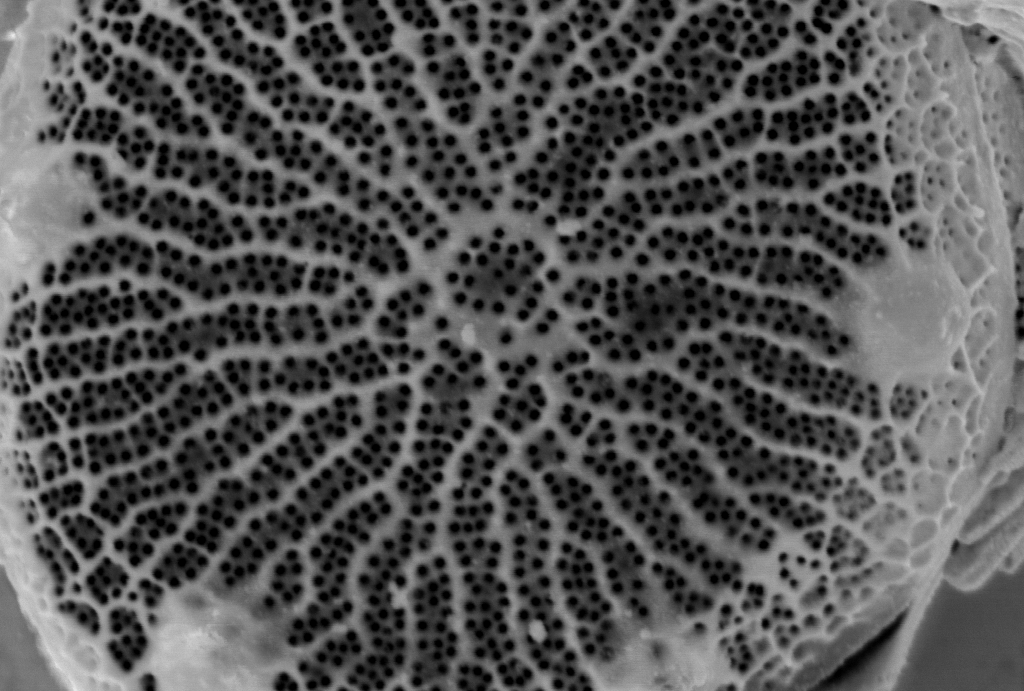
#> input picture work/CNMS/cropped_Wild052.tif, 1024 x 691 px
$ jupyter execute 'testing again.ipynb'
#> lines starting #> are read from the running program, lines starting #| are printed output that depends on the picture; after the words box and inside, x2 and y2 are one past the last pixel; in counts of white or black regions, pixels touching at a corner belong together
[cell 1]
import matplotlib.pyplot as plt
import matplotlib.image as mpimg
import numpy as np
from PIL import Image
import cv2

img=mpimg.imread('cropped_Wild052.tif')
#> img is the input picture: shape (691, 1024, 4); mean R, G, B, A 83.7, 83.7, 83.7, 255
imgplot = plt.imshow(img)

[cell 2]
lum_img = img[:,:,0]
plt.imshow(lum_img)

[cell 3]
#trying to smooth an image
import cv2
import numpy as np
from matplotlib import pyplot as plt

img = cv2.imread('cropped_Wild052.tif')
#> img: shape (691, 1024, 3)
blur = cv2.blur(img,(14, 14))
plt.subplot(121),plt.imshow(img)
plt.xticks([]), plt.yticks([])
plt.subplot(122),plt.imshow(blur)
plt.xticks([]), plt.yticks([])
plt.show()
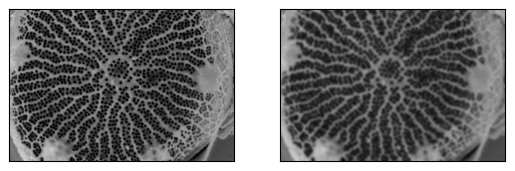
#> figure drawn by matplotlib, 2 panels
#for future, showing the plot is unnecessary; can leave that out and put it at the top

[cell 4]
#dilating the blurred image
from skimage.morphology import dilation
dilated_img=dilation(blur)
image=plt.subplot()
image.imshow(dilated_img)

[cell 5]
#non blurred threshold
img2 = cv2.imread('cropped_Wild052.tif', 0)
ret,th= cv2.threshold(img2,0,255,cv2.THRESH_BINARY+cv2.THRESH_OTSU)
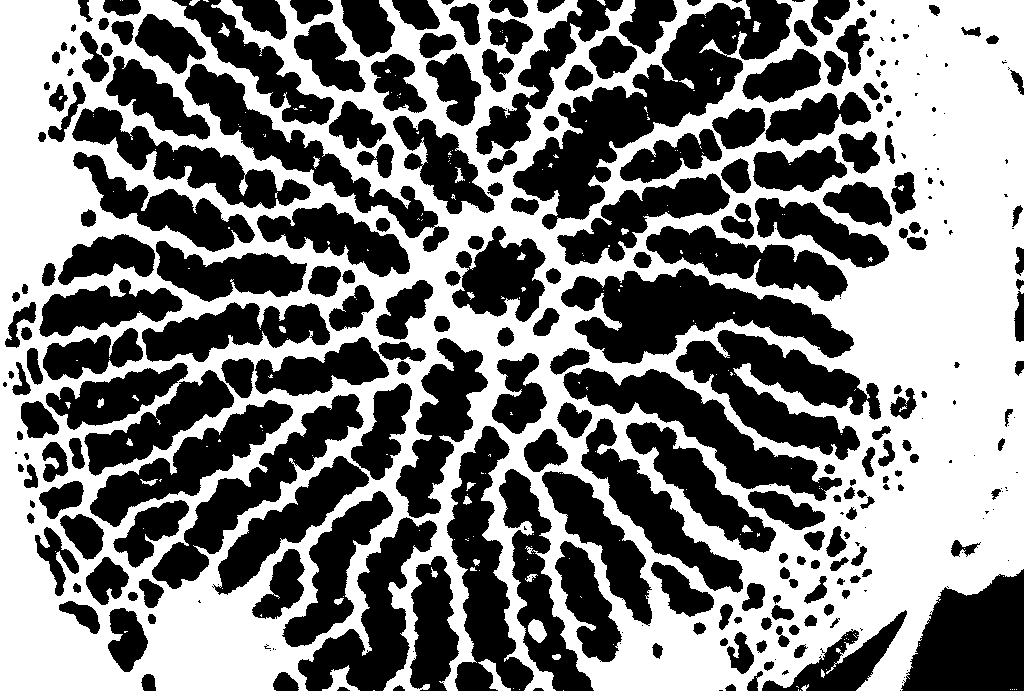
#> th: shape (691, 1024); 49.2% white; 205 white regions (172 under 20 px), largest, box (x1, y1, x2, y2) and area: (0, 0, 1024, 691) 345186, (322, 665, 360, 691) 392, (478, 659, 511, 691) 339
#> ret = 84
print(ret)
#| 84.0

lum_img = img[:,:,0] > ret
plt.imshow(lum_img)

[cell 6]
#blurred threshold otsu
from skimage.filters import threshold_otsu
th=threshold_otsu(blur)
#> th = 88
print(th)
#| 88

blur_img = blur[:,:,0] > th
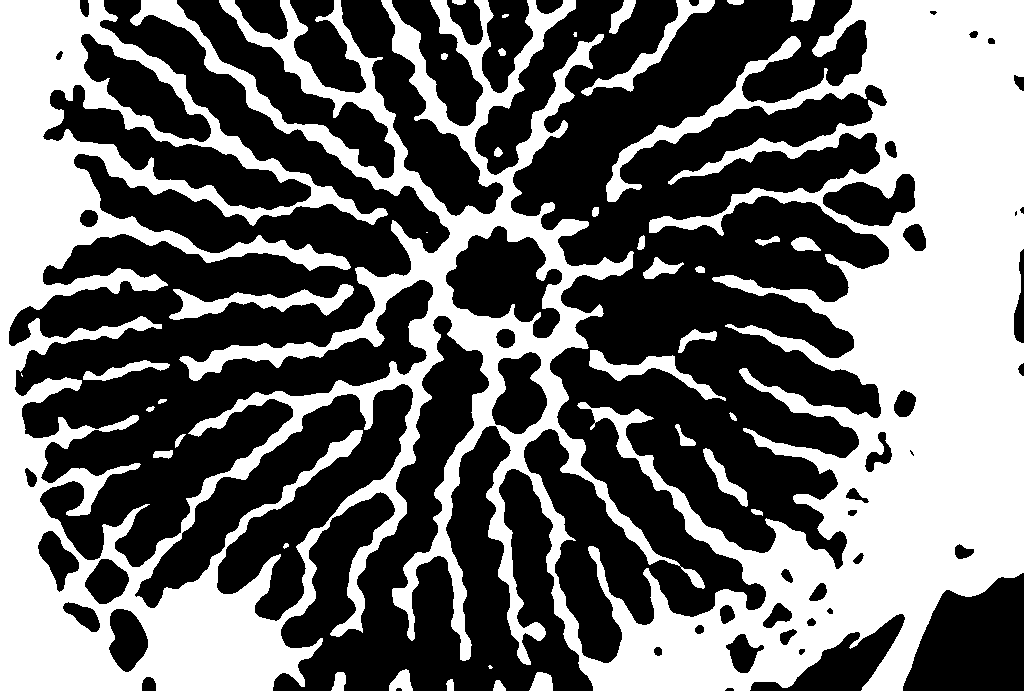
#> blur_img: shape (691, 1024) bool; 42.8% white; 38 white regions (4 under 20 px), largest, box (x1, y1, x2, y2) and area: (0, 0, 1024, 691) 291461, (169, 284, 354, 320) 2420, (581, 0, 715, 96) 1850
blurimgplot=plt.imshow(blur_img)

[cell 7]
#blurred threshold yen--seems to work slightly better with the little dots in the purple
from skimage.filters import threshold_yen
thyen=threshold_yen(blur)
#> thyen = 99

yenblur = blur[:,:,0] > thyen
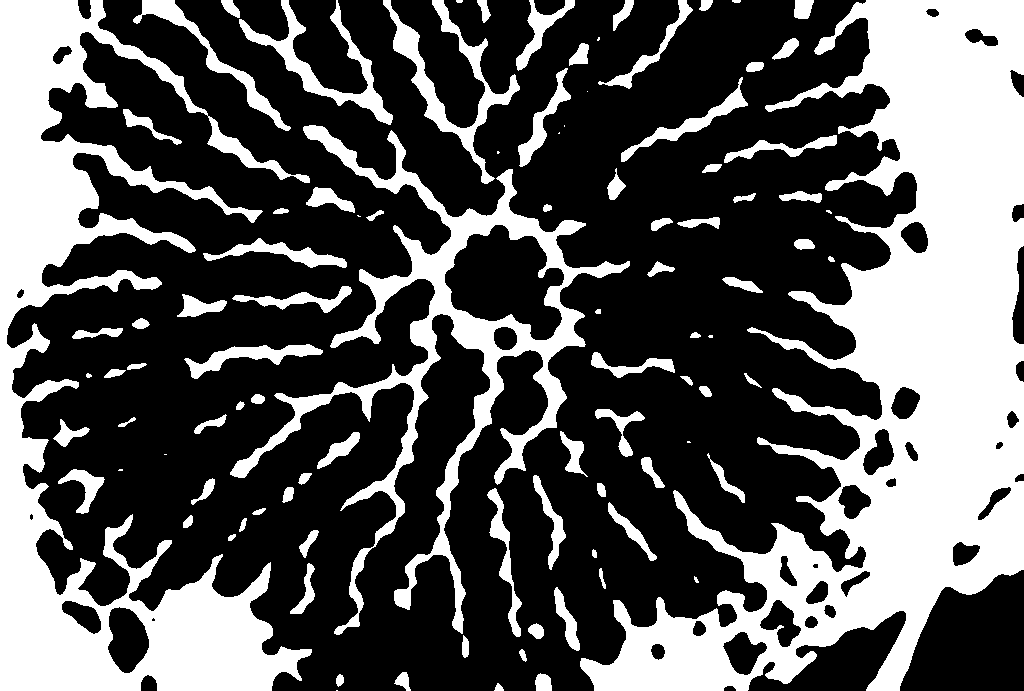
#> yenblur: shape (691, 1024) bool; 35.1% white; 98 white regions (13 under 20 px), largest, box (x1, y1, x2, y2) and area: (580, 0, 1024, 691) 117973, (0, 0, 312, 691) 66739, (230, 125, 630, 635) 26866
blurimgplot=plt.imshow(yenblur)

[cell 8]
#blurred dilated threshold---too many dots left
from skimage.filters import threshold_otsu
th2=threshold_otsu(dilated_img)
#> th2 = 90
print(th2)
#| 90

dil_blur = img[:,:,0] > th2
#> dil_blur: shape (691, 1024) bool; 46.1% white; 150 white regions (124 under 20 px), largest, box (x1, y1, x2, y2) and area: (0, 0, 1024, 691) 323329, (384, 650, 421, 691) 488, (323, 668, 359, 691) 339
plt.imshow(dil_blur)

[cell 9]
#gets rid of more little dots in the middle of the purple
from skimage.morphology import closing, opening
openimg=opening(yenblur)
#> openimg: shape (691, 1024) bool; 35.1% white; 103 white regions (8 under 20 px), largest, box (x1, y1, x2, y2) and area: (580, 0, 1024, 691) 117951, (0, 0, 312, 691) 65413, (230, 125, 630, 634) 26087
image=plt.subplot()
image.imshow(openimg)

[cell 10]
#using blurred,opened; the opening doesn't make much of a difference
from skimage.morphology import skeletonize
yenskeleton = skeletonize(openimg)
#> yenskeleton: shape (691, 1024) bool; 2% white in thin lines or dots
ax = plt.subplot()

from matplotlib.colors import LinearSegmentedColormap
cdict2 = {'red':   ((0.0, 0.0, 0.0),
                   (0.1, 1.0, 1.0),
                   (1.0, 1.0, 1.0)),

         'green': ((0.0, 0.0, 0.0),
                   (1.0, 0.0, 0.0)),

        'blue':  ((0.0, 0.0, 0.0),
                   (1.0, 0.0, 0.0))
        }
red2 = LinearSegmentedColormap('Red2', cdict2)
ax.imshow(yenskeleton, cmap=red2, interpolation= 'bilinear')
#this is slightly cleaner

[cell 11]
#using blurred
from skimage.morphology import skeletonize
skeleton = skeletonize(blur_img)
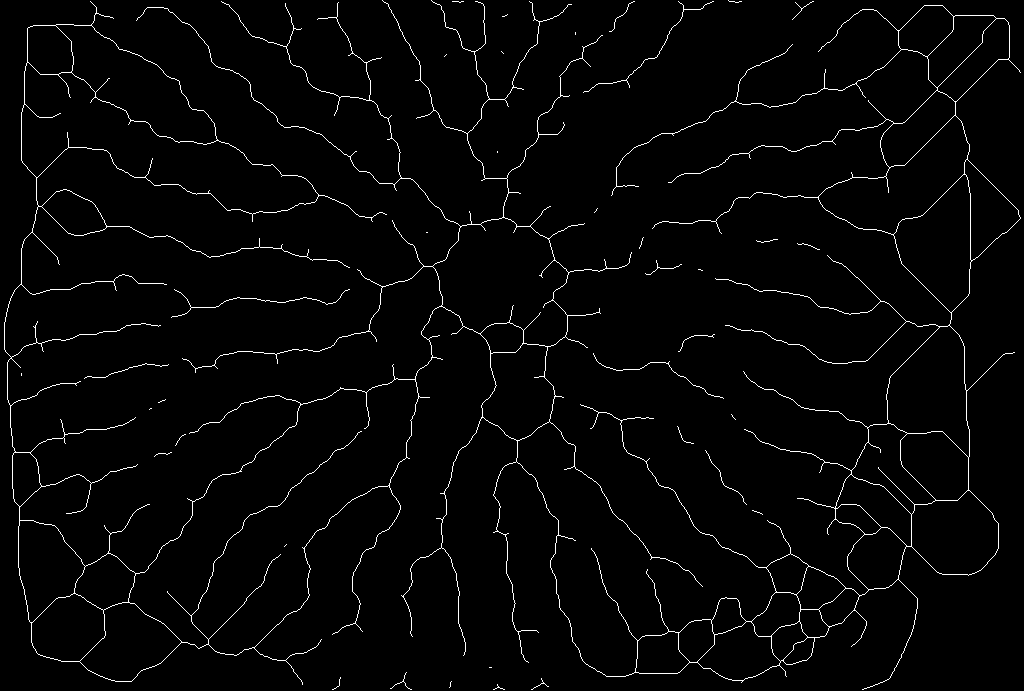
#> skeleton: shape (691, 1024) bool; 2.3% white in thin lines or dots
ax = plt.subplot()

from matplotlib.colors import LinearSegmentedColormap
cdict2 = {'red':   ((0.0, 0.0, 0.0),
                   (0.1, 1.0, 1.0),
                   (1.0, 1.0, 1.0)),

         'green': ((0.0, 0.0, 0.0),
                   (1.0, 0.0, 0.0)),

        'blue':  ((0.0, 0.0, 0.0),
                   (1.0, 0.0, 0.0))
        }
red2 = LinearSegmentedColormap('Red2', cdict2)
ax.imshow(skeleton, cmap=red2, interpolation= 'bilinear')

[cell 12]
#this doesn't work; we're not going to try to fix it unless we need a better overlay later
from numpy import zeros
#print(np.shape(skeleton))
#print(np.shape(lum_img))

#print((skeleton))
#use skeleton and lum_img
(r,c)=(np.shape(skeleton))
print(r,c)
#| 691 1024
pic = zeros(shape=(r,c,3))
pic[:,:,0]=skeleton*(1-lum_img)+lum_img
pic[:,:,1]=(1-skeleton)*lum_img
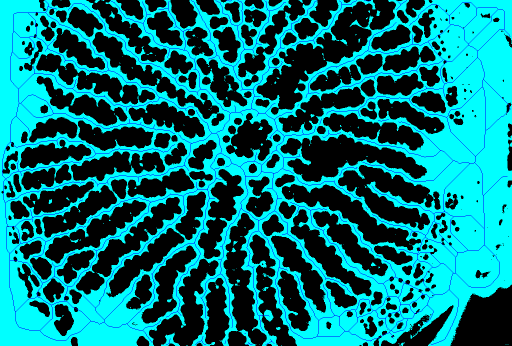
#> pic: shape (691, 1024, 3) float64 (shown at 1/2 size); mean of channels 0, 1, 2 0.492, 0.469, 0; drawn as B, G, R
pic[:,:,2]=(1-skeleton)*lum_img
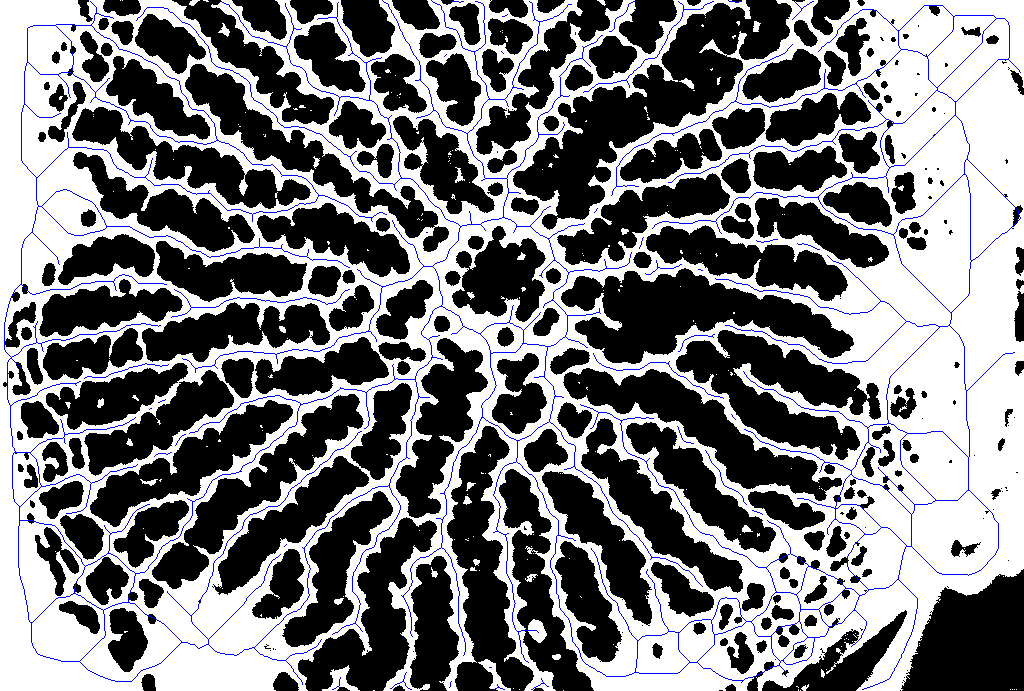
#> pic: shape (691, 1024, 3) float64; mean of channels 0, 1, 2 0.492, 0.469, 0.469; drawn as B, G, R
#print(pic)

#doesn't work
from PIL import Image
# [4 lines of commented-out code are left out]

[cell 13]
#blurred
img=mpimg.imread('cropped_Wild052.tif')
imgplot = plt.imshow(img, alpha=0.9)
ax = plt.subplot()
ax.imshow(yenskeleton, cmap=red2, interpolation='sinc', alpha=.42)
plt.show()

$ run again, with work/CNMS/cropped_Wild004.tif copied over work/CNMS/cropped_Wild052.tif
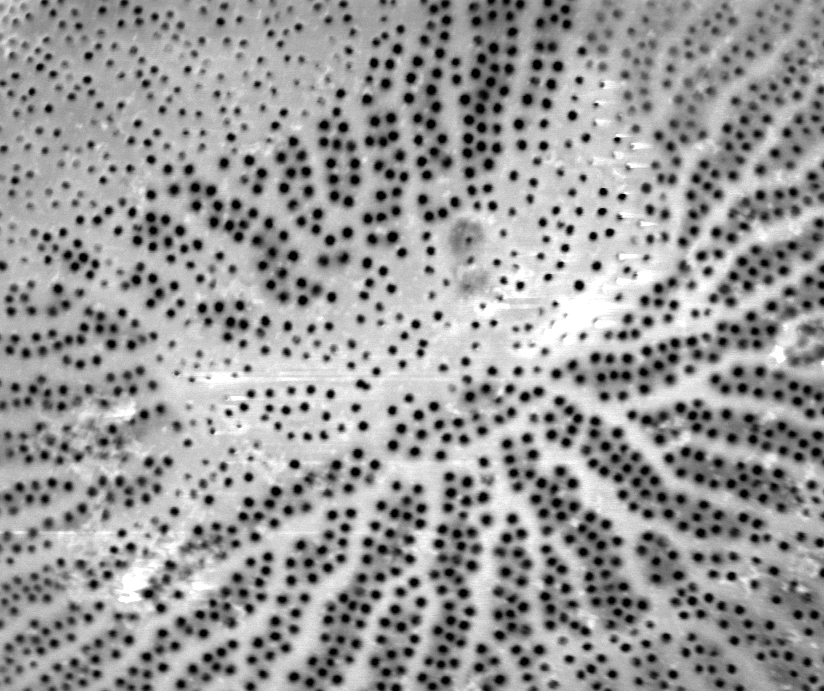
#> input picture work/CNMS/cropped_Wild004.tif, 824 x 691 px
#> img is the input picture: shape (691, 824, 4); mean R, G, B, A 153.9, 153.9, 153.9, 255
#> img: shape (691, 824, 3)
#> `ret,th= cv2.threshold(img2,0,255,cv2.THRESH_BINARY+cv2.THRESH_OTSU)`:
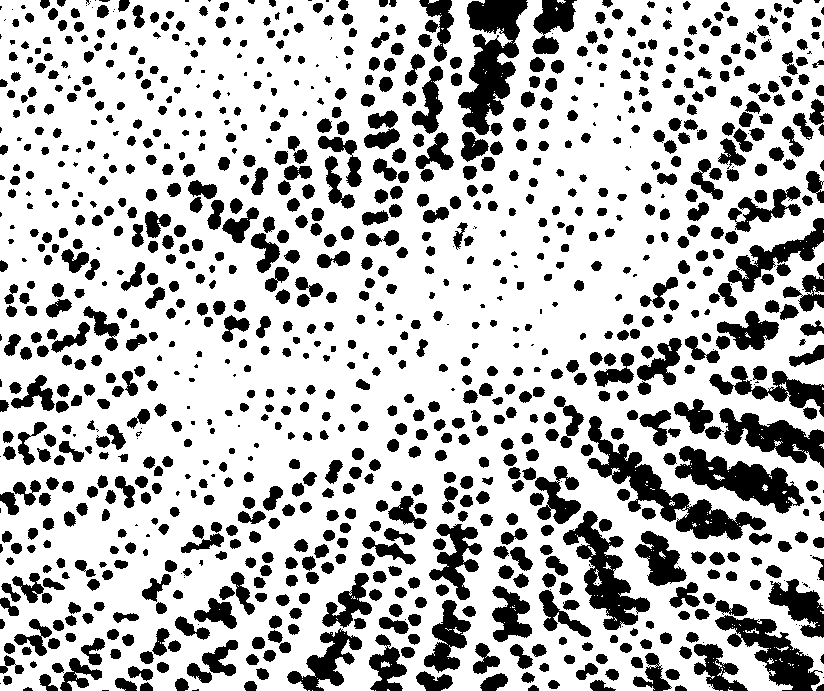
#> th: shape (691, 824); 73.1% white; 1061 black regions (126 under 20 px), largest, box (x1, y1, x2, y2) and area: (587, 416, 766, 540) 4910, (458, 0, 528, 135) 4860, (675, 446, 804, 514) 3711
#> ret = 129
#| 129.0
#> `th=threshold_otsu(blur)`: th = 152
#| 152
#> blur_img: shape (691, 824) bool; 52.1% white; 173 black regions (11 under 20 px), largest, box (x1, y1, x2, y2) and area: (400, 0, 580, 226) 22033, (635, 530, 824, 691) 15794, (551, 216, 824, 403) 13178
#> thyen = 150
#> yenblur: shape (691, 824) bool; 53.9% white; 175 black regions (17 under 20 px), largest, box (x1, y1, x2, y2) and area: (401, 0, 579, 205) 20644, (635, 530, 824, 691) 15396, (501, 433, 690, 691) 12042
#> th2 = 155
#| 155
#> dil_blur: shape (691, 824) bool; 57.9% white; 842 black regions (290 under 20 px), largest, box (x1, y1, x2, y2) and area: (634, 530, 824, 691) 12109, (457, 0, 581, 181) 11193, (500, 437, 652, 637) 8540
#> openimg: shape (691, 824) bool; 53.8% white; 170 black regions (17 under 20 px), largest, box (x1, y1, x2, y2) and area: (401, 0, 579, 205) 20667, (635, 530, 824, 691) 15415, (501, 433, 690, 691) 12051
#> yenskeleton: shape (691, 824) bool; 3.5% white in thin lines or dots
#> skeleton: shape (691, 824) bool; 3.5% white in thin lines or dots
#| 691 824
#> `pic[:,:,2]=(1-skeleton)*lum_img`:
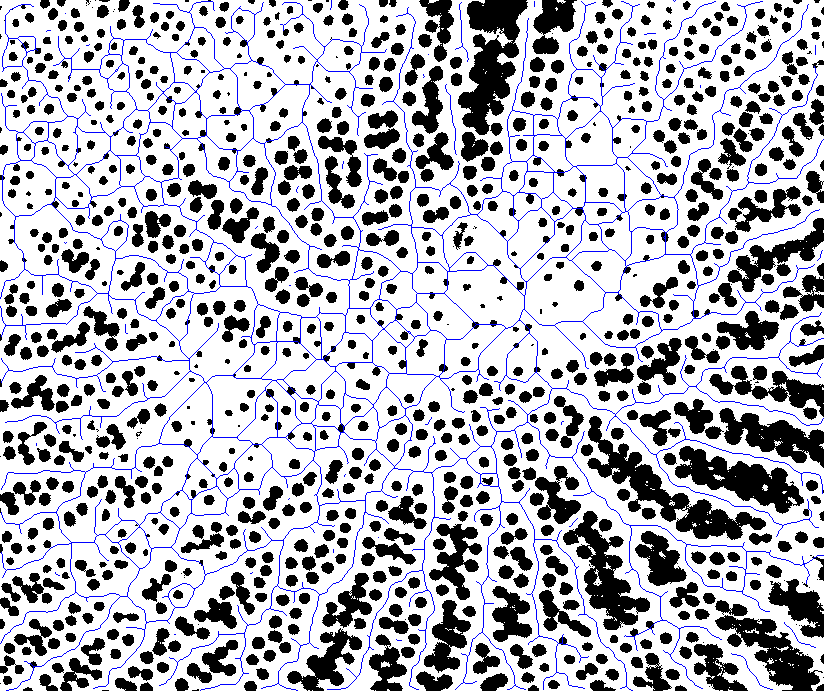
#> pic: shape (691, 824, 3) float64; mean of channels 0, 1, 2 0.732, 0.697, 0.697; drawn as B, G, R

$ run again, with work/CNMS/cropped_Wild006.tif copied over work/CNMS/cropped_Wild052.tif
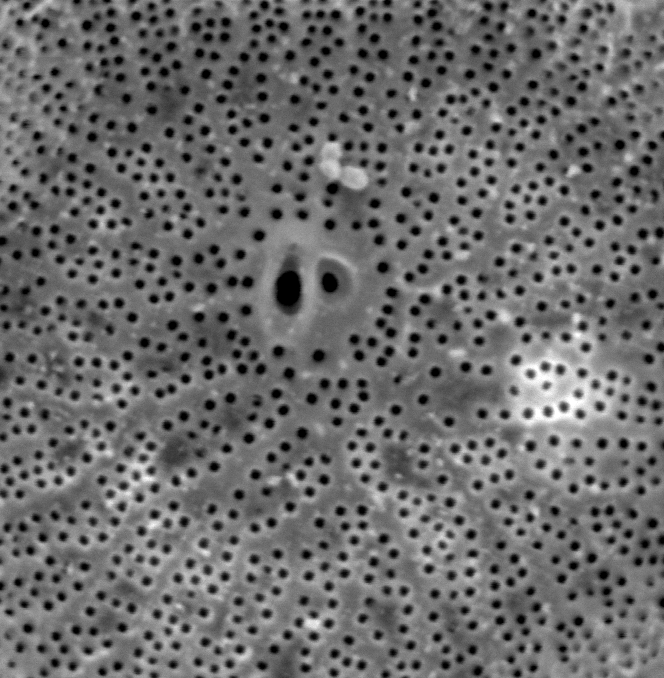
#> input picture work/CNMS/cropped_Wild006.tif, 664 x 678 px
#> img is the input picture: shape (678, 664, 4); mean R, G, B, A 107.4, 107.4, 107.4, 255
#> img: shape (678, 664, 3)
#> `ret,th= cv2.threshold(img2,0,255,cv2.THRESH_BINARY+cv2.THRESH_OTSU)`:
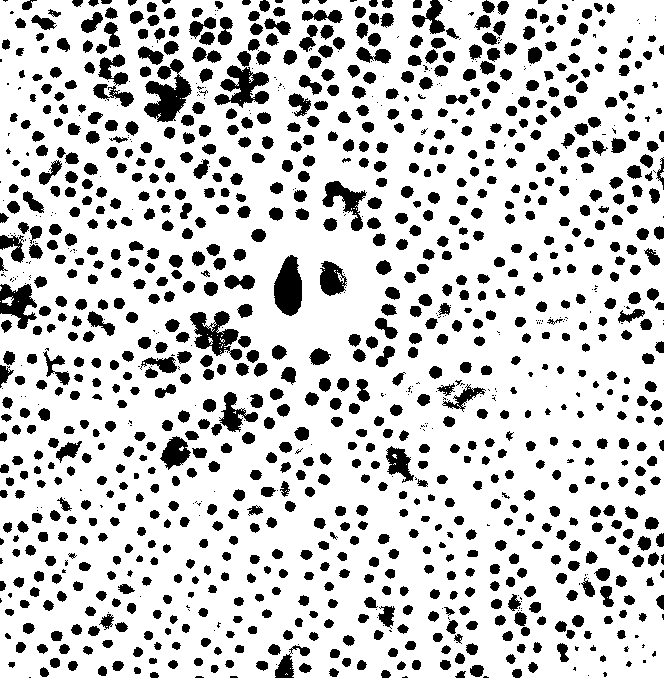
#> th: shape (678, 664); 79.7% white; 1220 black regions (290 under 20 px), largest, box (x1, y1, x2, y2) and area: (144, 59, 192, 122) 1561, (274, 255, 302, 316) 1264, (190, 311, 242, 360) 1257
#> ret = 85
#| 85.0
#> `th=threshold_otsu(blur)`: th = 108
#| 108
#> blur_img: shape (678, 664) bool; 47% white; 103 white regions (26 under 20 px), largest, box (x1, y1, x2, y2) and area: (0, 0, 664, 678) 189940, (0, 0, 95, 208) 9052, (542, 0, 593, 69) 1578
#> thyen = 153
#> yenblur: shape (678, 664) bool; 2.4% white; 36 white regions (10 under 20 px), largest, box (x1, y1, x2, y2) and area: (508, 328, 617, 468) 7982, (323, 145, 368, 186) 766, (118, 461, 153, 502) 520
#> th2 = 111
#| 111
#> dil_blur: shape (678, 664) bool; 50.9% white; 1224 black regions (679 under 20 px), largest, box (x1, y1, x2, y2) and area: (0, 0, 664, 396) 84557, (54, 254, 395, 487) 25678, (355, 332, 503, 440) 6449
#> openimg: shape (678, 664) bool; 2.4% white; 33 white regions (9 under 20 px), largest, box (x1, y1, x2, y2) and area: (508, 329, 617, 468) 7973, (323, 145, 368, 186) 764, (118, 461, 153, 502) 519
#> yenskeleton: shape (678, 664) bool; 0.18% white in thin lines or dots
#> skeleton: shape (678, 664) bool; 4% white in thin lines or dots
#| 678 664
#> `pic[:,:,2]=(1-skeleton)*lum_img`:
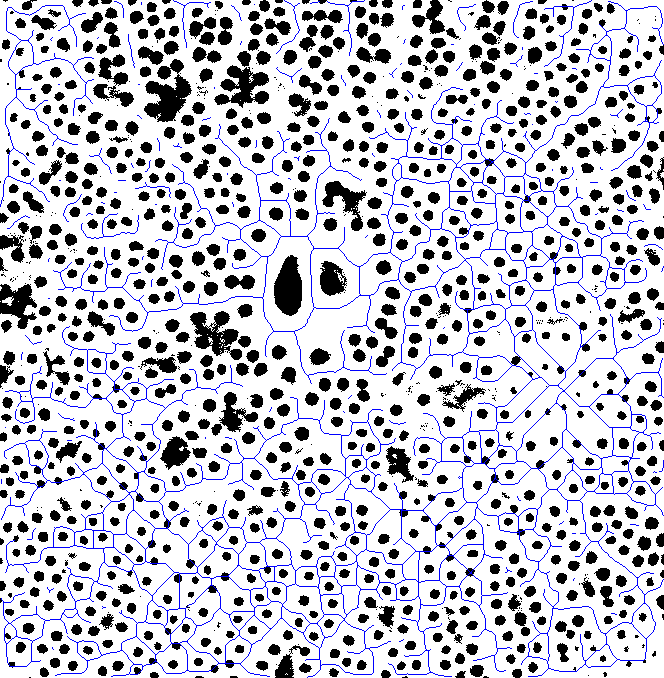
#> pic: shape (678, 664, 3) float64; mean of channels 0, 1, 2 0.798, 0.758, 0.758; drawn as B, G, R
